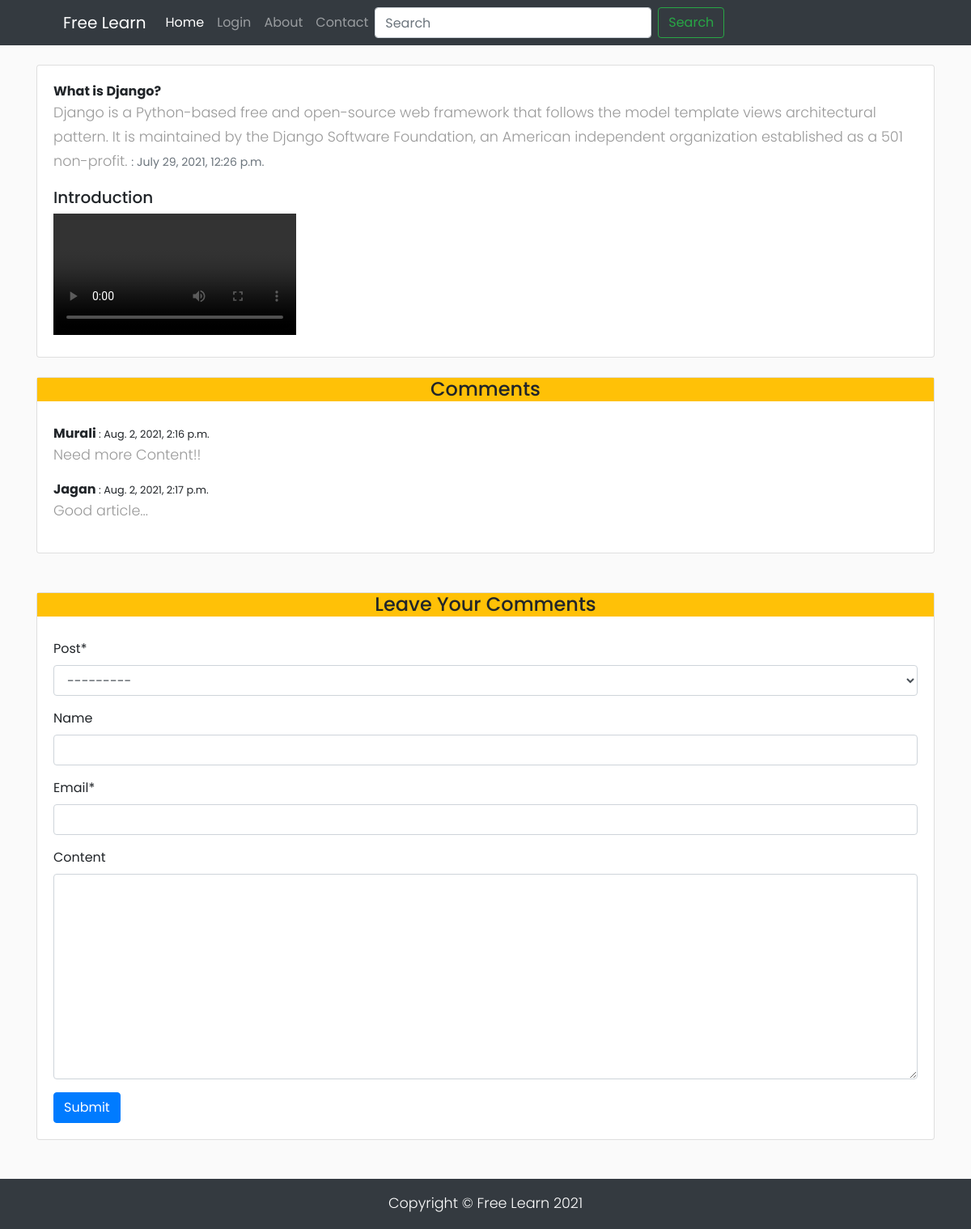
/jump/12, run on the app's committed database.
### app/models.py (models this page shows, shortened)
class page(models.Model):
    Title=models.CharField(max_length=30,blank=True,null=True)
    Content=models.TextField(max_length=5000,blank=True,null=True)
    Created_on=models.DateTimeField(auto_now=False,auto_now_add=True)
    Thumbnail=models.ImageField(upload_to='thumbnail/')
    dp=models.FileField(upload_to='dp/')
    Author=models.CharField(max_length=30,blank=True,null=True)
    Slug=models.SlugField(max_length=100)
    keyword=models.CharField(max_length=50)
    def __str__(self):
        return self.Title

class comment(models.Model):
    post=models.ForeignKey(page, on_delete=models.CASCADE,related_name='comment')
    name=models.CharField(max_length=30,blank=True,null=True)
    email=models.EmailField(max_length=80)
    content=models.TextField(max_length=500,blank=True,null=True)
    Created_on=models.DateTimeField(auto_now=False,auto_now_add=True)

### app/views.py (the view)
# urls.py: path("jump/<id>",views.jump,name='jump'),
def jump(request,id):
    upnext=get_object_or_404(page,id=id)
    msg=upnext.comment.all()
    com=commentform()
    if request.method=="POST":
        com=commentform(request.POST)
        coms=comment.objects.create(post=upnext,name=request.POST['name'],email=request.POST['email'],content=request.POST['content'])
        coms.save()
    else:
        com=commentform()
    context={
        'upnext':upnext,
        'comment':msg,
        'commentform':com
    }
    return render(request, 'postdetails.html',context)

### app/forms.py
class commentform(forms.ModelForm):
    class Meta:
        model=comment
        fields="__all__"

### app/templates/postdetails.html (shortened to what this page needs)
{% extends "base.html" %}
{% load crispy_forms_tags %}
{% block body %}
{% include 'nav.html' %}
<br>
<div class="container">
    <div class="container-body">
        <div class="card">
            <div class="card-body">
             <strong>{{upnext.Title}}</strong>
             <br/>
             <p>{{upnext.Content}} <small class="text-muted">: {{upnext.Created_on}}</small></p>
             <h5>Introduction</h5>
             <video controls  style="align-items: center;" class="text-center" src=" {{upnext.dp.url}}">
        </div>
            </div>
    <br>
    <div class="card">
            <h4 style="text-align: center;" class="bg-warning">Comments</h4>
    <div class="card-body">
        {% for i in comment  %}
        <b>{{i.name}} <small> : {{i.Created_on}}</small></b>
        <p>{{i.content}}</p>
         {% endfor %}
    </div>
    </div>
    <br>
    <br>
    <div class="card">
        <h4 class="bg-warning" style="text-align: center;">Leave Your Comments</h4>
        <div class="card-body">
    <form method="POST">
    {{commentform | crispy}}
    <button type="submit" class="btn btn-primary">Submit</button>
    </form>
    </div>
    </div>
    <br>
    <br>
</div>
</div>
{% include 'footer.html' %}
{% endblock body %}

### app/templates/postdetails.html (style rules this page uses)
body { font-family: 'Poppins', sans-serif; background: #fafafa; }
p { font-family: 'Poppins', sans-serif; font-size: 1.1em; font-weight: 300; line-height: 1.7em; color: #999; }

### data on the page
page: Title "What is Django?", Content "Django is a Python-based free and open-source web framework that follows the model template views architectural pattern. It is maintained by the Django Software Foundation, an American independent organization established as a 501 non-profit.", Created_on "July 29, 2021, 12:26 p.m."
comment: name "Murali", Created_on "Aug. 2, 2021, 2:16 p.m.", content "Need more Content!!"
comment: name "Jagan", Created_on "Aug. 2, 2021, 2:17 p.m.", content "Good article..."
